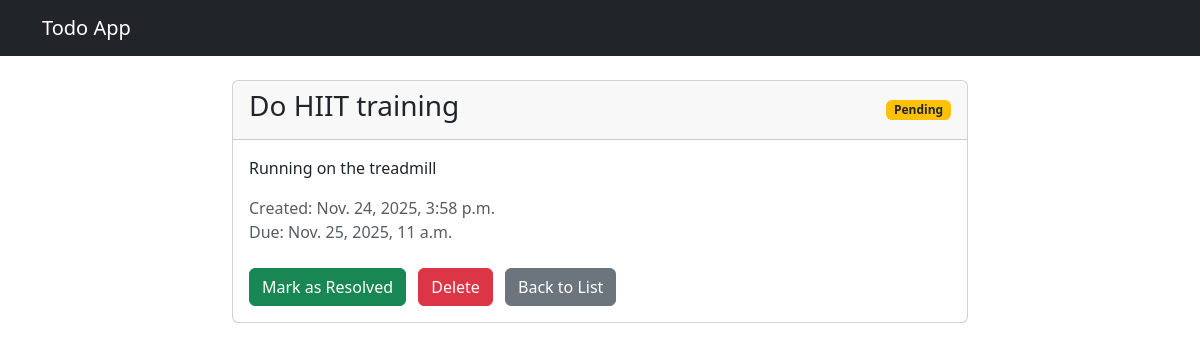
Screenshot of /api/todos/1/ with the database file from the repository.
### todo_app/models.py (models this page shows, shortened)
class Todo(models.Model):
    title = models.CharField(max_length=200)
    description = models.TextField(blank=True, null=True)
    due_date = models.DateTimeField(blank=True, null=True)
    is_resolved = models.BooleanField(default=False)
    created_at = models.DateTimeField(auto_now_add=True)
    updated_at = models.DateTimeField(auto_now=True)

### todo_app/views.py (the view, shortened to what this page needs)
# urls.py: path('todos/<int:pk>/', views.todo_detail, name='todo_detail'),
@csrf_exempt
def todo_detail(request, pk):
    todo = get_object_or_404(Todo, pk=pk)
    if request.method == 'GET':
        return render(request, 'todo_app/todo_detail.html', {'todo': todo})
    elif request.method == 'DELETE':
        todo.delete()
        return JsonResponse({'message': 'Todo deleted successfully'}, status=204)

### todo_app/templates/todo_app/todo_detail.html (shortened to what this page needs)
{% extends 'todo_app/base.html' %}
{% block content %}
<div class="row">
    <div class="col-md-8 offset-md-2">
        <div class="card">
            <div class="card-header d-flex justify-content-between align-items-center">
                <h3>{{ todo.title }}</h3>
                <span class="badge {% if todo.is_resolved %}bg-success{% else %}bg-warning text-dark{% endif %}">
                    {% if todo.is_resolved %}Resolved{% else %}Pending{% endif %}
                </span>
            </div>
            <div class="card-body">
                {% if todo.description %}
                    <p class="card-text">{{ todo.description }}</p>
                {% endif %}
                <p class="text-muted">
                    Created: {{ todo.created_at }}<br>
                    {% if todo.due_date %}Due: {{ todo.due_date }}{% endif %}
                </p>
                <div class="mt-4">
                    {% if not todo.is_resolved %}
                        <button class="btn btn-success me-2" onclick="markResolved()">Mark as Resolved</button>
                    {% endif %}
                    <button class="btn btn-danger" onclick="deleteTodo()">Delete</button>
                    <a href="{% url 'todo_list' %}" class="btn btn-secondary ms-2">Back to List</a>
                </div>
            </div>
        </div>
    </div>
</div>
{% endblock %}

### rows the page displays
Todo: title "Do HIIT training", description "Running on the treadmill", created_at "Nov. 24, 2025, 3:58 p.m.", due_date "Nov. 25, 2025, 11 a.m."
